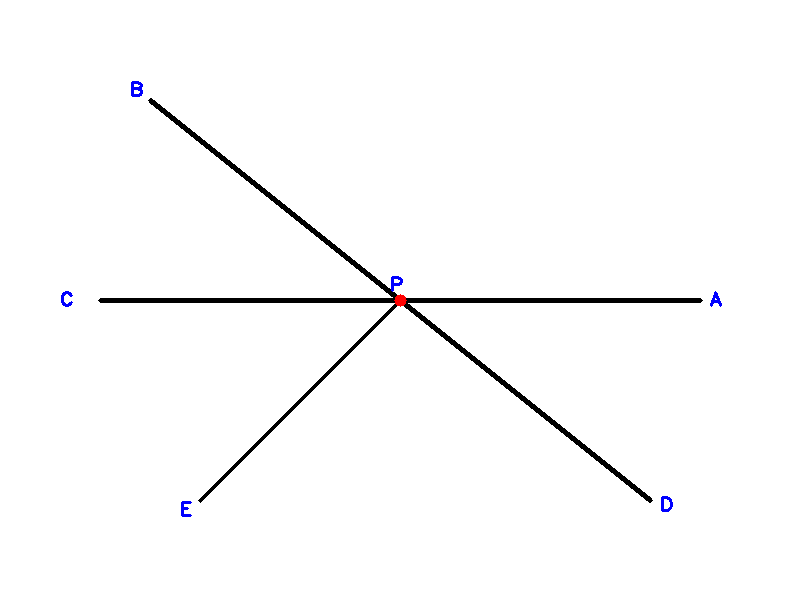
//> input picture images/q04_test.png, 800 x 600 px
$ ./main   (built with g++ and OpenCV 4)
//> lines starting //> are read from the running program, lines starting //| are printed output that depends on the picture; after the words box and inside, x2 and y2 are one past the last pixel; in counts of white or black regions, pixels touching at a corner belong together
// ============================================================
// 第四题：直线检测与角度测量
//
// 思路：
//   1. 图里线条是纯黑、背景纯白，先阈值化拿到线条掩码。
//   2. 中心点 P 用一个红色小圆点标出，按 HSV 里的红色范围取出它的
//      质心，作为所有角度的原点。
//   3. HoughLinesP 检出直线段。每一段都以"离 P 较远的那个端点"确定
//      方向，用 atan2 求角度；角度统一换算到 [0, 360) 度，按水平向右
//      （P→A 的方向）为 0 度基准，逆时针为正。
//   4. 同一条线会被 HoughLinesP 拆成好几段，所以按角度聚类，相差 12
//      度以内的合并成一条射线，再按角度排序输出。
//   5. 图上的字母 A~E 是蓝色的（跟 P 一个颜色）。为了让输出里的名字
//      和图上的字母对得上，按蓝色取出每个字形，用同样的 Hershey 字体
//      渲染 A~E 做模板匹配认字，再把每条射线配给方向最近的那个字母。
//
// 注意：参考答案图上的 "A_P_B: 50 deg" 这类数字和这张图本身对不上——
// 按像素量，∠APB 实际是 141 度，∠APE 是 135 度，∠APD 是 39 度。
// 见文件末尾的实测说明。
// ============================================================
#include <opencv2/opencv.hpp>
#include <iostream>
#include <vector>
#include <algorithm>
#include <cmath>

using namespace std;
using namespace cv;

static double normAngle(double deg) {
    while (deg < 0) deg += 360.0;
    while (deg >= 360.0) deg -= 360.0;
    return deg;
}

// 两个方向之间的最小夹角（0~180）
static double angleBetween(double a, double b) {
    double d = fabs(normAngle(a - b));
    return d > 180.0 ? 360.0 - d : d;
}

// 认一个蓝色字形：把 A~E、P 用同样的字体渲染出来，缩放和线宽各扫一遍，
// 取交并比最高的那个字母。字高只有 16 像素，直接按形状比就够稳。
static char classifyGlyph(const Mat& patch) {
    static const char* cand = "ABCDEP";
    char best = '?';
    double bestIoU = -1;
    for (const char* q = cand; *q; ++q) {
        for (double sc = 0.40; sc <= 1.001; sc += 0.05) {
            for (int th = 1; th <= 2; ++th) {
                Mat canvas = Mat::zeros(40, 40, CV_8U);
                putText(canvas, string(1, *q), Point(8, 30),
                        FONT_HERSHEY_SIMPLEX, sc, 255, th, LINE_AA);
                Mat cbin;
                compare(canvas, 0, cbin, CMP_GT);
                Rect bb = boundingRect(cbin);
                if (bb.width < 4 || bb.height < 8) continue;
                Mat tpl = cbin(bb);

                Mat p;
                resize(patch, p, tpl.size(), 0, 0, INTER_AREA);
                Mat pbin;
                compare(p, 64, pbin, CMP_GT);

                double inter = 0, uni = 0;
                for (int y = 0; y < tpl.rows; ++y)
                    for (int x = 0; x < tpl.cols; ++x) {
                        bool a = tpl.at<uchar>(y, x) != 0;
                        bool b = pbin.at<uchar>(y, x) != 0;
                        inter += (a && b);
                        uni += (a || b);
                    }
                double iou = uni > 0 ? inter / uni : 0.0;
                if (iou > bestIoU) { bestIoU = iou; best = *q; }
            }
        }
    }
    return best;
}

int main(int argc, char** argv) {
    string inPath = (argc > 1) ? argv[1] : "images/q04_test.png";
    Mat img = imread(inPath);
//> img is the input picture: 600 rows x 800 cols, CV_8UC3; mean B, G, R 251.1, 250.8, 250.8
    if (img.empty()) {
        cerr << "无法读取图像: " << inPath << endl;
        return 1;
    }

    Mat hsv;
    cvtColor(img, hsv, COLOR_BGR2HSV);

    // ---------- 1. 找中心点 P（红色圆点） ----------
    Mat redMask1, redMask2, redMask;
    inRange(hsv, Scalar(0, 120, 120), Scalar(10, 255, 255), redMask1);
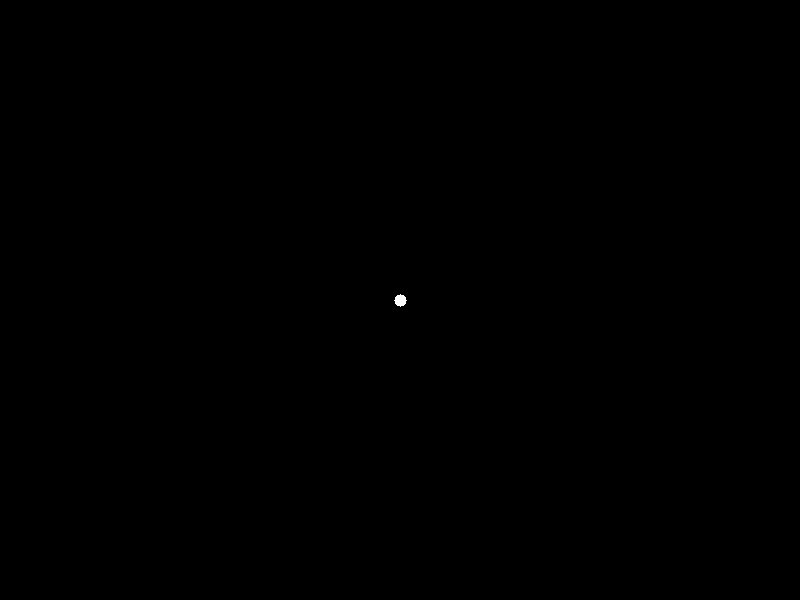
//> redMask1: 600 rows x 800 cols, CV_8UC1; 0.02% white; 1 white region, box (x1, y1, x2, y2) and area: (394, 294, 407, 307) 113
    inRange(hsv, Scalar(170, 120, 120), Scalar(180, 255, 255), redMask2);
    redMask = redMask1 | redMask2;

    Point P(-1, -1);
    Moments rm = moments(redMask, true);
//> rm = moments, m00 113, centre m10/m00, m01/m00 = (400, 300)
    if (rm.m00 > 0) {
        P = Point((int)(rm.m10 / rm.m00), (int)(rm.m01 / rm.m00));
//> P = Point(400, 300)
    } else {
        cerr << "没找到中心点 P" << endl;
        return 2;
    }

    // ---------- 1.5 认出蓝色的字母 A~E ----------
    // 字形连通域面积 90~140；P 也在这一堆里，后面按位置剔掉。
    struct Glyph { char ch; Point c; double angle; double dist; };
    vector<Glyph> glyphs;

    Mat blueMask;
    inRange(hsv, Scalar(100, 120, 120), Scalar(130, 255, 255), blueMask);
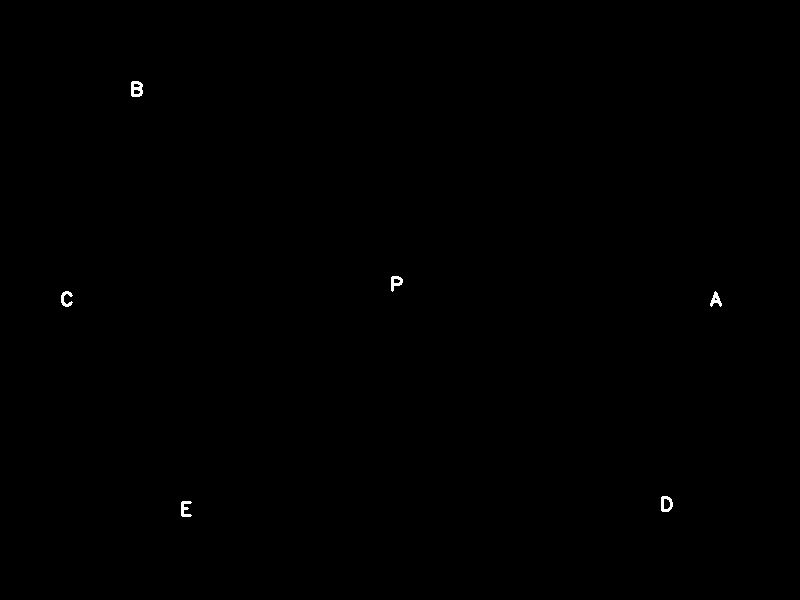
//> blueMask: 600 rows x 800 cols, CV_8UC1; 0.14% white; 6 white regions, box (x1, y1, x2, y2) and area: (131, 81, 143, 97) 139, (661, 496, 673, 512) 114, (181, 501, 192, 517) 103, (391, 276, 403, 292) 102, (61, 291, 73, 307) 97, (710, 291, 722, 307) 93
    Mat glbl, gstats, gcent;
    int gn = connectedComponentsWithStats(blueMask, glbl, gstats, gcent);
//> gstats = [[0, 0, 800, 600, 479352], [131, 81, 12, 16, 139], [391, 276, 12, 16, 102], [61, 291, 12, 16, 97], [710, 291, 12, 16, 93], [661, 496, 12, 16, 114], [181, 501, 11, 16, 103]]; gcent = [[399.6, 299.5], [136.2, 88.52], [395.4, 281.8], [65.79, 298.5], [715.4, 299.4], [665.8, 503.5], [184.7, 508.4]]; gn = 7
    for (int i = 1; i < gn; ++i) {
        int a = gstats.at<int>(i, CC_STAT_AREA);
        if (a < 40) continue;
        int x = gstats.at<int>(i, CC_STAT_LEFT);
        int y = gstats.at<int>(i, CC_STAT_TOP);
        int w = gstats.at<int>(i, CC_STAT_WIDTH);
        int h = gstats.at<int>(i, CC_STAT_HEIGHT);
        if (w > 30 || h > 30) continue;

        Mat patch = blueMask(Rect(x, y, w, h)).clone();
        char ch = classifyGlyph(patch);
        if (ch == '?') continue;

        Point c((int)gcent.at<double>(i, 0), (int)gcent.at<double>(i, 1));
        double dx = c.x - P.x, dy = c.y - P.y;
        Glyph g{ch, c, normAngle(atan2(-dy, dx) * 180.0 / CV_PI), hypot(dx, dy)};
        if (g.ch == 'P' && g.dist < 45) continue;   // 这个是中心点的 P，不是射线
        glyphs.push_back(g);
    }
//> this loop made 6 passes
//> (a, x, y, w, ch, c, dx, dy) on passes 1 to 4: (139, 131, 81, 12, 'B', Point(136, 88), -264, -212), (102, 391, 276, 12, 'P', Point(395, 281), -5, -19), (97, 61, 291, 12, 'C', Point(65, 298), -335, -2), (93, 710, 291, 12, 'A', Point(715, 299), 315, -1)

    // ---------- 2. 线条掩码（排除红色圆点） ----------
    Mat gray;
    cvtColor(img, gray, COLOR_BGR2GRAY);
    Mat bin;
    threshold(gray, bin, 100, 255, THRESH_BINARY_INV);  // 黑线变白
    bin.setTo(0, redMask);
    bin.setTo(0, blueMask);                             // 蓝字也别当线
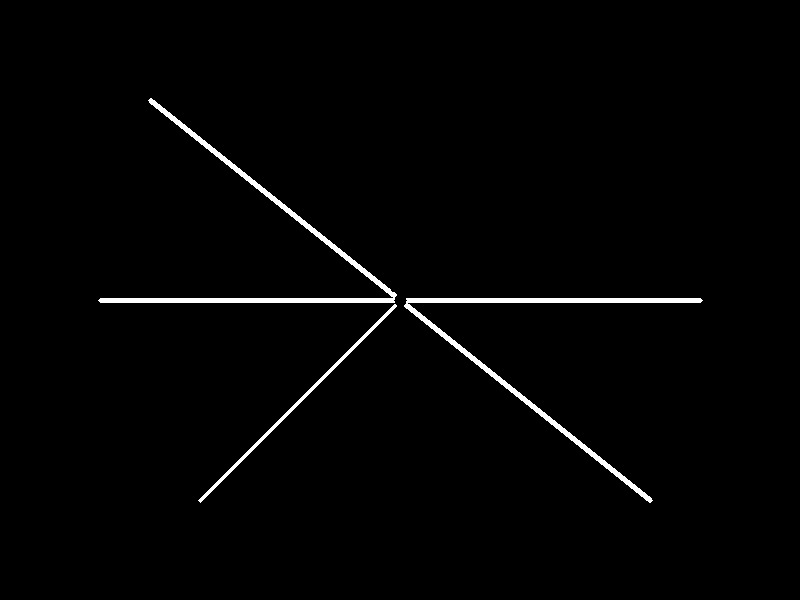
//> bin: 600 rows x 800 cols, CV_8UC1; 1.5% white; 3 white regions, box (x1, y1, x2, y2) and area: (404, 298, 703, 503) 3104, (98, 98, 397, 303) 3102, (198, 304, 397, 503) 985

    // ---------- 3. 概率霍夫变换 ----------
    vector<Vec4i> lines;
    HoughLinesP(bin, lines, 1, CV_PI / 180, 80,
                80,    // minLineLength
                20);   // maxLineGap
//> lines = 17 lines (x1, y1, x2, y2), first 8: [151, 98, 650, 502], [99, 301, 701, 301], [99, 299, 701, 299], [98, 300, 702, 300], [100, 298, 700, 298], [184, 124, 650, 501], [150, 99, 641, 496], [100, 302, 700, 302]

    // ---------- 4. 判断每段属于哪条过 P 的射线 ----------
    // 不能要求线段的端点正好落在 P 上：HoughLinesP 会把一条长线拆成
    // 好几截，大部分小段根本不经过 P。正确的做法是看"整条直线"离 P
    // 有多远——把 P 投影到线段所在直线上，垂距小于 12 像素就认为这条
    // 线穿过 P。
    //
    // 方向不能取"离 P 最远的那个端点"：线段一长，端点离 P 300 像素，
    // 端点坐标抖 1 像素角度就差 0.2 度；反过来小段靠近 P 时角度会乱飞。
    // 直接用线段自己的方向（对整段做平均，最准），再按线段中点相对 P
    // 的位置决定朝哪边，就稳了。
    vector<pair<double, double>> angles;   // (角度, 该段长度，用来加权)
    vector<Vec4i> kept;
    for (const auto& l : lines) {
        Point2d a(l[0], l[1]), b(l[2], l[3]);
        Point2d d = b - a;
        double len2 = d.x * d.x + d.y * d.y;
        if (len2 < 1.0) continue;

        double t = ((P.x - a.x) * d.x + (P.y - a.y) * d.y) / len2;
        Point2d proj(a.x + t * d.x, a.y + t * d.y);
        if (norm(proj - Point2d(P.x, P.y)) > 12.0) continue;  // 不过 P

        double segLen = sqrt(len2);
        double dirAng = normAngle(atan2(-d.y, d.x) * 180.0 / CV_PI);
        Point2d mid = (a + b) * 0.5;
        Point2d fromP = mid - Point2d(P.x, P.y);

        if (norm(fromP) > 30.0) {
            // 线段整体在 P 的一侧：把方向翻到背离 P 的那一边
            double refAng = normAngle(atan2(-fromP.y, fromP.x) * 180.0 / CV_PI);
            if (angleBetween(dirAng, refAng) > 90.0)
                dirAng = normAngle(dirAng + 180.0);
            angles.push_back({dirAng, segLen});
        } else {
            // 正好骑在 P 上：两个方向都算
            angles.push_back({dirAng, segLen});
            angles.push_back({normAngle(dirAng + 180.0), segLen});
        }
        kept.push_back(l);
    }
//> this loop made 17 passes
//> (a, b, d, len2, t, proj, segLen, dirAng) on passes 9 to 10: (Point(199, 500), Point(395, 304), Point(196, -196), 76832, 1.02, Point(399.5, 299.5), 277.2, 225), (Point(289, 208), Point(651, 501), Point(362, 293), 216893, 0.31, Point(401.1, 298.7), 465.7, 321)

    // ---------- 5. 按角度聚类 ----------
    // 第一步按"相邻间隔 > 12 度"切成小簇；第二步把均值相差不到 12 度的
    // 相邻簇合并（防止一条线被切成两半、两半的均值又都偏了一点）。
    // 角度按长度加权，长线段（信息更准）说了算。
    struct Cl { double ang; double wsum; int cnt; };
    sort(angles.begin(), angles.end());
//> angles = 26 pairs, first 12: [0, 600], [0, 600], [0, 602], [0, 602], [0, 604], [141, 642], [141, 642], [141, 484.9], [141, 599.4], [141, 235.4], [141, 631.4], [141.1, 388.2]
    vector<Cl> acc;
    for (auto& a : angles) {
        if (!acc.empty() && a.first - acc.back().ang <= 12.0) {
            Cl& g = acc.back();
            g.ang = (g.ang * g.wsum + a.first * a.second) / (g.wsum + a.second);
            g.wsum += a.second;
            ++g.cnt;
        } else {
            acc.push_back({a.first, a.second, 1});
        }
    }
//> this loop made 26 passes
//> (a, g.ang, g.wsum, g.cnt) on passes 2 to 5: ((0, 600), 0, 1200, 2), ((0, 602), 0, 1802, 3), ((0, 602), 0, 2404, 4), ((0, 604), 0, 3008, 5)
    if (acc.size() > 1) {
        double wrapGap = (360.0 - acc.back().ang) + acc.front().ang;
//> wrapGap = 38.97
        if (wrapGap <= 12.0) {
            Cl& f = acc.front();
            Cl& b = acc.back();
            // 跨 0 度的那种合并：把靠后的那一组加 360 再平均
            double ang = ((f.ang * f.wsum + (b.ang + 360.0) * b.wsum) /
                          (f.wsum + b.wsum));
            f.ang = normAngle(ang);
            f.wsum += b.wsum;
            f.cnt += b.cnt;
            acc.pop_back();
        }
    }
    // 合并彼此太近的簇（可能被切开的同一方向）
    bool merged = true;
    while (merged && acc.size() > 1) {
        merged = false;
        for (size_t i = 0; i + 1 < acc.size(); ++i) {
            if (acc[i + 1].ang - acc[i].ang <= 12.0) {
                Cl& a = acc[i];
                Cl& b = acc[i + 1];
                a.ang = (a.ang * a.wsum + b.ang * b.wsum) / (a.wsum + b.wsum);
                a.wsum += b.wsum;
                a.cnt += b.cnt;
                acc.erase(acc.begin() + i + 1);
                merged = true;
                break;
            }
        }
    }
//> this loop made 1 pass
//> after the loop, merged = false

    // ---------- 6. 把射线配给图上的字母 ----------
    // 每个字母离 P 都有一个方向；一条射线配给方向最接近、且还没被用掉
    // 的字母。这样输出里的 "射线 D" 就是图上写着 D 的那条。
    struct Ray { double angle; int support; char letter; Point labelPos; };
    vector<Ray> rays;
    for (auto& a : acc) rays.push_back({a.ang, a.cnt, '?', P});
//> this loop made 5 passes

    vector<bool> used(glyphs.size(), false);
    // 先配方向差最小的组合，再配次小的，避免贪心顺序造成的错配
    struct Pair { double diff; int ri; int gi; };
    vector<Pair> pairs;
    for (int i = 0; i < (int)rays.size(); ++i)
        for (int j = 0; j < (int)glyphs.size(); ++j)
            pairs.push_back({angleBetween(rays[i].angle, glyphs[j].angle), i, j});
//> after the loop, pairs = 25 items
    sort(pairs.begin(), pairs.end(),
         [](const Pair& x, const Pair& y) { return x.diff < y.diff; });
    for (auto& pr : pairs) {
        if (rays[pr.ri].letter != '?') continue;
        if (used[pr.gi]) continue;
        if (pr.diff > 30.0) continue;        // 方向差太多，宁可不认
        rays[pr.ri].letter = glyphs[pr.gi].ch;
        rays[pr.ri].labelPos = glyphs[pr.gi].c;
        used[pr.gi] = true;
    }
//> this loop made 25 passes
    // 没配上字母的（很少见）按角度顺序补一个剩下没用过的字母
    {
        string left = "";
        for (char c = 'A'; c <= 'E'; ++c) {
            bool taken = false;
            for (auto& r : rays) if (r.letter == c) taken = true;
            if (!taken) left += c;
        }
//> this loop made 5 passes
//> after the loop, left = ""
        for (auto& r : rays)
            if (r.letter == '?' && !left.empty()) {
                r.letter = left[0];
                left.erase(left.begin());
            }
    }

    // 按字母顺序排（A、B、C……），输出更像人话
    sort(rays.begin(), rays.end(),
         [](const Ray& x, const Ray& y) { return x.letter < y.letter; });

    // ---------- 7. 画图 ----------
    Mat out = img.clone();
    circle(out, P, 5, Scalar(0, 0, 255), -1);

    for (auto& r : rays) {
        double rad = r.angle * CV_PI / 180.0;
        // 沿射线方向画一小段绿线做提示（原图的黑线已经在了）
        Point end((int)(P.x + 120 * cos(rad)),
                  (int)(P.y - 120 * sin(rad)));
        line(out, P, end, Scalar(0, 160, 0), 1, LINE_AA);

        // 角度写成整数度。不能直接 "%.0f"：359.97 会印成 "-0"，要用
        // lround 再模 360，359.97 就老老实实变成 0。
        int deg = (int)lround(r.angle) % 360;
        char buf[48];
        snprintf(buf, sizeof(buf), "%c %d deg", r.letter, deg);

        // 角度写在射线旁边：沿射线走 150 像素，往垂直方向挪到一侧。
        // 挪哪一侧不是拍脑袋定的——两条侧路各试一次，把文字外接框盖住
        // 的黑色线条像素数出来，挑压线更少的那一侧，字就不会贴到黑线上。
        double px = -sin(rad), py = -cos(rad);      // 屏幕坐标下的垂线方向
        int baseLine = 0;
        Size tsz = getTextSize(buf, FONT_HERSHEY_SIMPLEX, 0.5, 1, &baseLine);
        Point tp;
        long bestScore = -1;
        for (int sgn = -1; sgn <= 1; sgn += 2) {
            Point cand((int)lround(P.x + 150 * cos(rad) + sgn * 24 * px),
                       (int)lround(P.y - 150 * sin(rad) + sgn * 24 * py));
            // 文字的位图大致占 [y-h, y+baseLine]，换算成掩码里的矩形
            Rect box(cand.x, cand.y - tsz.height,
                     tsz.width, tsz.height + baseLine);
            box &= Rect(0, 0, bin.cols, bin.rows);
            long score = box.empty() ? 0 : (long)countNonZero(bin(box));
            // 出了画布的一侧直接排除
            if (cand.x < 0 || cand.y - tsz.height < 0 ||
                cand.x + tsz.width >= out.cols || cand.y >= out.rows)
                score += 100000;
            if (bestScore < 0 || score < bestScore) {
                bestScore = score;
                tp = cand;
            }
        }
        putText(out, buf, tp, FONT_HERSHEY_SIMPLEX, 0.5,
                Scalar(0, 110, 0), 1, LINE_AA);
    }
//> this loop made 5 passes
//> (rad, end, deg, buf, r.letter, px, py, tsz) on passes 2 to 4: (2.46, Point(306, 224), 141, "B 141 deg", 'B', -0.629, 0.777, Size(86, 12)), (3.14, Point(280, 300), 180, "C 180 deg", 'C', -1.22e-16, 1, Size(86, 12)), (5.6, Point(493, 375), 321, "D 321 deg", 'D', 0.629, -0.777, Size(86, 12))
//> pass 1, `putText(out, buf, tp, FONT_HERSHEY_SIMPLEX, 0.5, Scalar(0, 110, 0), 1,..`:
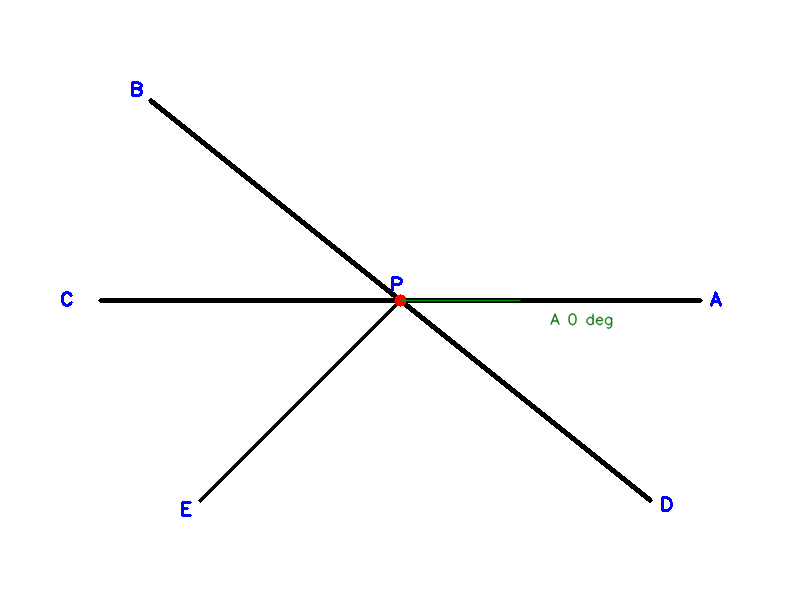
//> out: 600 rows x 800 cols, CV_8UC3; 0.16% of pixels changed, all inside (x1, y1, x2, y2) = (400, 299, 613, 330)
//> pass 3, `putText(out, buf, tp, FONT_HERSHEY_SIMPLEX, 0.5, Scalar(0, 110, 0), 1,..`:
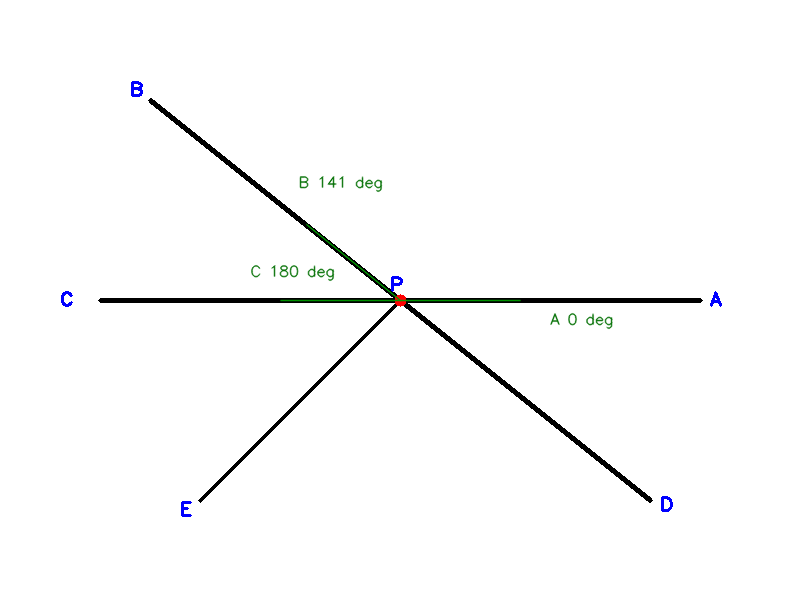
//> out: 600 rows x 800 cols, CV_8UC3; mean B, G, R 250.8, 250.7, 250.5
//> after the loop:
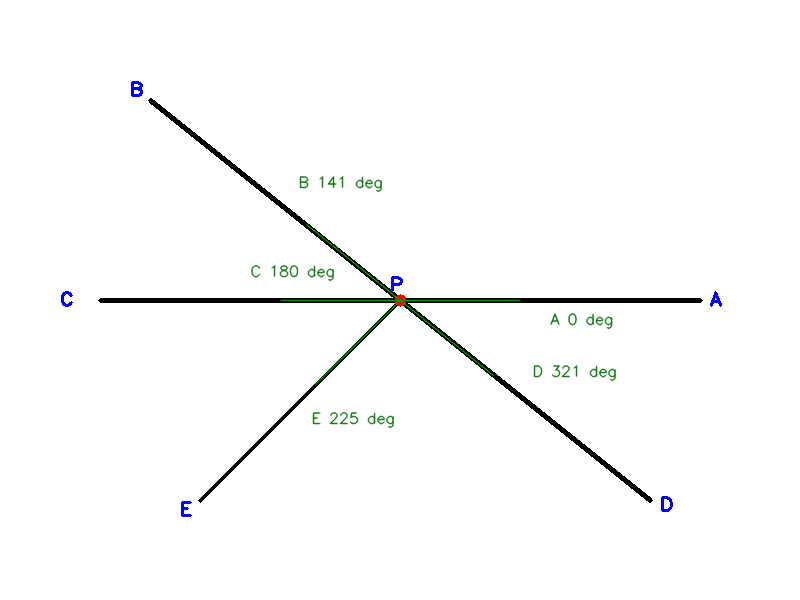
//> out: 600 rows x 800 cols, CV_8UC3; 0.33% of pixels changed, all inside (x1, y1, x2, y2) = (312, 299, 617, 429)

    // ---------- 8. 输出 ----------
    cout << "中心点 P: (" << P.x << ", " << P.y << ")" << endl;
//| 中心点 P: (400, 300)
    cout << "HoughLinesP 检出 " << lines.size() << " 段，有效 " << kept.size()
         << " 段，聚类成 " << rays.size() << " 条射线" << endl;
//| HoughLinesP 检出 17 段，有效 17 段，聚类成 5 条射线
    cout << "以水平向右（P→A）为 0 度，逆时针为正：" << endl;
    for (auto& r : rays)
        cout << "  射线 " << r.letter << ": " << (int)lround(r.angle)
             << " 度（" << r.support << " 段支持）" << endl;

    // 任意两条射线之间的夹角；和 A 的夹角单独列出来，跟参考答案的
    // "A_P_B 多少度" 对得上
    cout << "\n各射线夹角（取较小的那个角，0~180 度）：" << endl;
    for (size_t i = 0; i < rays.size(); ++i)
        for (size_t j = i + 1; j < rays.size(); ++j)
            cout << "  " << rays[i].letter << "-P-" << rays[j].letter << " = "
                 << (int)lround(angleBetween(rays[i].angle, rays[j].angle)) << " 度"
                 << endl;

    string outPath = (argc > 2) ? argv[2] : "q04_result.png";
    imwrite(outPath, out);
    cout << "结果图已保存: " << outPath << endl;
    return 0;
}
